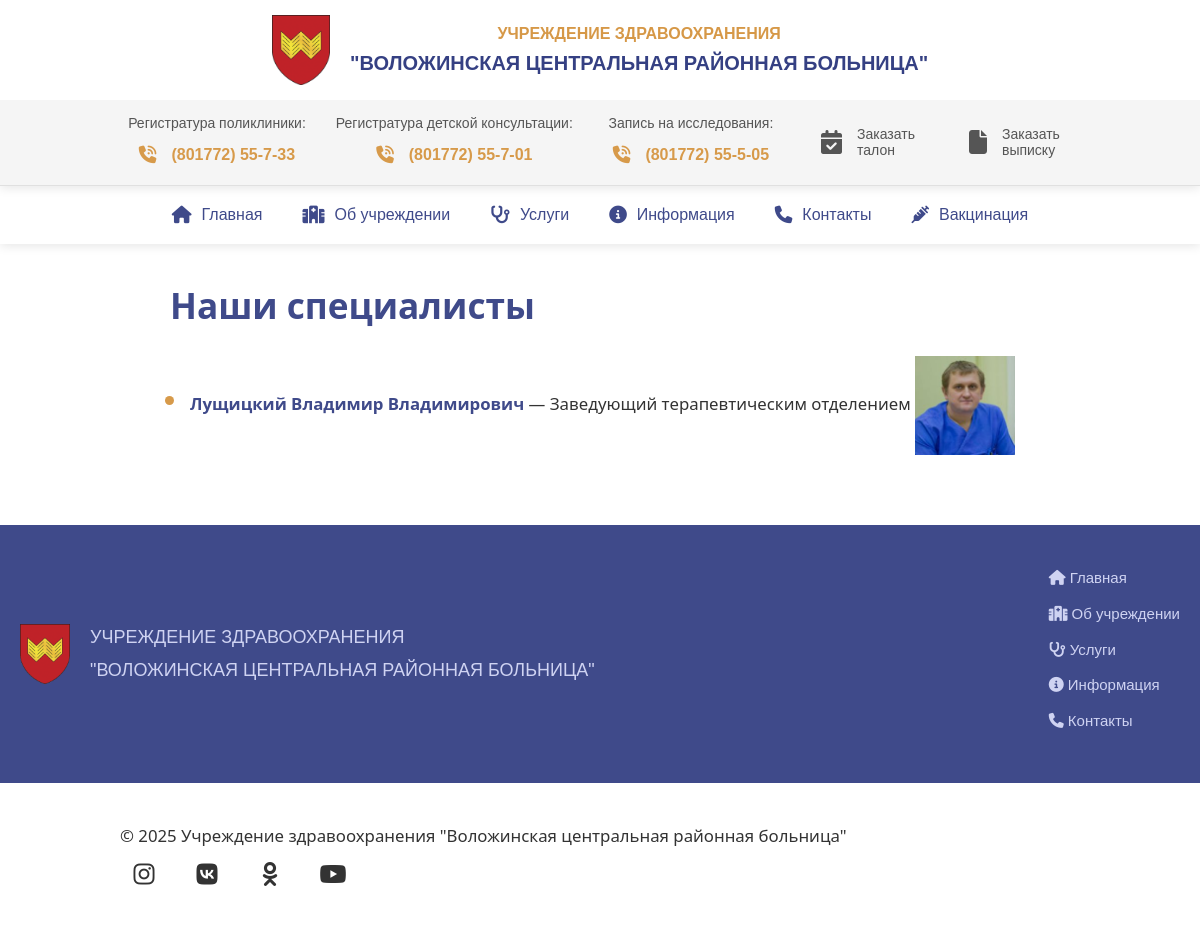
Page /staff/ on the committed database.
### staff/models.py (models this page shows, shortened)
class Specialist(models.Model):
    CATEGORY_CHOICES = [
        ('admin', 'Администрация'),
        ('general', 'Общий специалист'),
    ]
    name = models.CharField(max_length=255)
    position = models.CharField(max_length=255)
    photo = models.ImageField(upload_to='staff_photos/', blank=True, null=True)
    bio = models.TextField(blank=True)
    is_active = models.BooleanField(default=True)
    phone = models.CharField(max_length=30, blank=True)
    category = models.CharField(
        max_length=20, choices=CATEGORY_CHOICES, default='general')
    order = models.PositiveIntegerField(default=0)
    class Meta:
        ordering = ['order']
        verbose_name = 'Специалиста'
        verbose_name_plural = 'Специалисты'

### staff/views.py (the view)
# urls.py: path('', specialists_list, name='specialists_list'),
def specialists_list(request):
    specialists = Specialist.objects.filter(category='general', is_active=True)
    return render(request, 'staff/specialists_list.html', {'specialists': specialists})

### staff/templates/staff/specialists_list.html (shortened to what this page needs)
{% extends 'main/layout.html' %}
{% load static %}
{% block content %}
<link rel="stylesheet" href="{% static 'main/css/about.css' %}">
<div class="about-container">
  <h1>Наши специалисты</h1>
    <ul>
      {% if specialists %}
        {% for specialist in specialists %}
          <li>
            <strong>{{ specialist.name }}</strong> — {{ specialist.position }}
            {% if specialist.photo %}
              <img src="{{ specialist.photo.url }}" alt="{{ specialist.name }}" width="100">
            {% endif %}
          </li>
        {% endfor %}
      {% else %}
      <p>У вас нет специалистов!</p>
      {% endif %}
    </ul>
</div>
{% endblock %}

### main/static/main/css/layout.css (style rules this page uses)
body { margin: 0; padding: 0; font-family: 'Arial', sans-serif; color: #333; line-height: 1.6; }

### main/static/main/css/about.css (style rules this page uses)
.about-container { max-width: 900px; margin: 0 auto; padding: 40px 20px; font-family: "Segoe UI", Tahoma, Geneva, Verdana, sans-serif; font-size: 1.05rem; line-height: 1.6; color: #333; background-color: #fff; text-align: justify; }
.about-container::after { content: ""; display: table; clear: both; }
.about-container strong { color: #3F4A8A; }
.about-container h1 { font-size: 2.2rem; font-weight: bold; margin-bottom: 30px; text-align: left; color: #3F4A8A; }
.about-container ul { list-style-type: disc; padding-left: 20px; margin-bottom: 30px; color: #333; }
.about-container ul li { margin-bottom: 6px; }
.about-container ul li::marker { color: #D79A4A; font-weight: bold; font-size: 1.5em; }

### rows in the picture
Specialist: name "Лущицкий Владимир Владимирович", position "Заведующий терапевтическим отделением", photo (picture)
